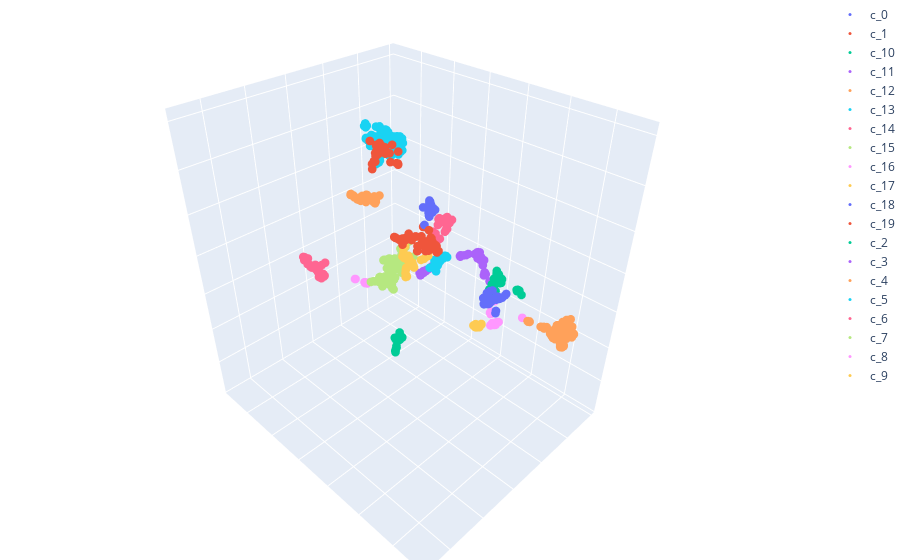

Notebook cell for this chart:
### Code cell
%load_ext autoreload
%autoreload 2


import sys
sys.path.append('..')


from vecdb.http_client import VecDBClient

dataset_id = "ecommerce-6"
project = "dummy-collections"
api_key = "UzdYRktIY0JxNmlvb1NpOFNsenU6VGdTU0s4UjhUR0NsaDdnQTVwUkpKZw"  # Read access
base_url = "https://api-aueast.relevance.ai/v1/"

label = "product_name"
vector_field = "product_name_imagetext_vector_"

vi = VecDBClient(project, api_key, base_url=base_url)

vi.services.projection.generate(
            dataset_id=dataset_id, 
            label=label, 
            cluster='kmeans',
            legend = 'c_labels',
            vector_field=vector_field,
            dr='umap'
            )
